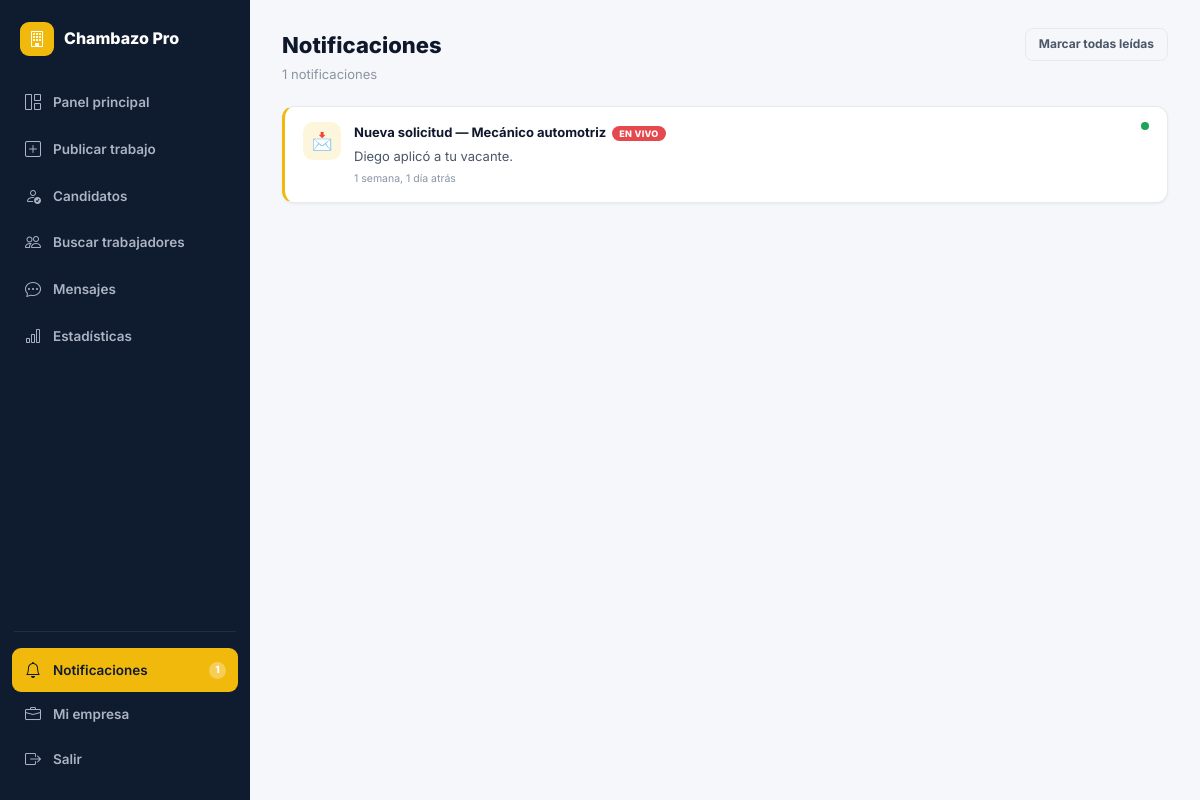
The app's page /notificaciones/ (signed in) with its own data.
### core/models.py (models this page shows, shortened)
class Notificacion(models.Model):
    TIPO_CHOICES = [
        ('solicitud', 'Nueva solicitud'),
        ('estado', 'Cambio de estado'),
        ('contratado', 'Contratado'),
        ('resena', 'Nueva reseña'),
        ('sistema', 'Sistema'),
        ('match', 'Nuevo match'),
    ]
    TIPO_ICONS = {
        'solicitud': '📩', 'estado': '🔄', 'contratado': '🏆',
        'resena': '⭐', 'sistema': '🔔', 'match': '🎯',
    }
    usuario = models.ForeignKey(User, on_delete=models.CASCADE, related_name='notificaciones')
    tipo    = models.CharField(max_length=20, choices=TIPO_CHOICES, default='sistema')
    titulo  = models.CharField(max_length=200)
    mensaje = models.TextField()
    leida   = models.BooleanField(default=False)
    url     = models.CharField(max_length=300, blank=True)
    creado  = models.DateTimeField(auto_now_add=True)
    class Meta:
        ordering = ['-creado']
    @property
    def icono(self):
        return self.TIPO_ICONS.get(self.tipo, '🔔')

### core/views.py (the view)
# urls.py: path('notificaciones/', views.notificaciones, name='notificaciones'),
@login_required
def notificaciones(request):
    if request.GET.get('marcar_todas'):
        Notificacion.objects.filter(usuario=request.user, leida=False).update(leida=True)
        messages.success(request, 'Todas marcadas como leídas.')
    notifs = Notificacion.objects.filter(usuario=request.user)[:40]
    ctx = ctx_base(request)
    ctx.update({'notificaciones': notifs, 'active': 'notif'})
    return render(request, 'core/notificaciones.html', ctx)

### core/views.py (called while the page is built)
def ctx_base(request):
    ctx = {'GOOGLE_MAPS_KEY': settings.GOOGLE_MAPS_API_KEY}
    if request.user.is_authenticated:
        ctx['notif_count'] = Notificacion.objects.filter(usuario=request.user, leida=False).count()
        if request.user.profile.rol == 'trabajador':
            ctx['urgentes_count'] = Trabajo.objects.filter(activo=True, es_urgente=True).count()
            ctx['solicitudes_pend_count'] = Solicitud.objects.filter(
                trabajador=request.user, estado__in=['pendiente', 'en_revision']).count()
    return ctx

### core/templates/core/notificaciones.html (shortened to what this page needs)
{% extends 'core/base.html' %}
{% block body %}
{% if request.user.profile.rol == 'contratista' %}{% include 'core/_sidebar_contratista.html' %}{% else %}{% include 'core/_sidebar_trabajador.html' %}{% endif %}
<div class="page-hd">
  <div><h1>Notificaciones</h1><p>{{ notificaciones|length }} notificaciones</p></div>
  {% if notificaciones %}<a href="?marcar_todas=1" class="btn btn-outline btn-sm">Marcar todas leídas</a>{% endif %}
</div>
{% for n in notificaciones %}
<a href="{% url 'marcar_notif_leida' n.pk %}" style="text-decoration:none;">
  <div class="notif-item {% if n.tipo == 'contratado' or n.tipo == 'match' %}green{% elif n.tipo == 'solicitud' %}yellow{% endif %} {% if n.leida %}read{% endif %}">
    <div class="notif-icon-box {% if n.tipo == 'contratado' %}g{% elif n.tipo == 'solicitud' %}y{% elif n.tipo == 'sistema' %}b{% else %}grey{% endif %}">{{ n.icono }}</div>
    <div style="flex:1;min-width:0;">
      <div class="fw-700 t-sm">{{ n.titulo }}{% if not n.leida and n.tipo == 'solicitud' %}<span class="live-badge">EN VIVO</span>{% endif %}</div>
      <div class="t-sm t-mid mt-4">{{ n.mensaje }}</div>
      <div class="t-xxs t-muted mt-4">{{ n.creado|timesince }} atrás</div>
    </div>
    {% if not n.leida %}<div class="notif-live-dot"></div>{% endif %}
  </div>
</a>
{% empty %}
<div class="empty-state"><div class="empty-icon">🔔</div><div class="empty-title">Sin notificaciones</div><div class="empty-sub">Aquí verás tus alertas</div></div>
{% endfor %}
{% include 'core/_sidebar_close.html' %}
{% endblock %}

### static/css/chambazo.css (style rules this page uses)
:root { --green:#1FA35A; --green-dark:#178449; --green-light:#e7f7ee; --green-glow:rgba(31,163,90,.18); --yellow:#F2B90D; --yellow-dark:#c99a08; --yellow-light:#fdf6dc; --red:#e5484d; --red-light:#fdeceb; --blue:#3b82f6; --blue-light:#e8f0fe; --purple:#8b5cf6; --purple-light:#f1ebfe; --navy:#0f1b2e; --navy-2:#16233a; --navy-3:#1c2c47; --dark:#0f172a; --mid:#4b5768; --muted:#8a94a3; --border:#e6e9ee; --bg:#f5f7fa; --white:#ffffff; --r-sm:8px; --r:12px; --r-lg:16px; --r-xl:22px; --sh:0 1px 3px rgba(15,23,42,.06); --sh-md:0 4px 14px rgba(15,23,42,.08); --sh-lg:0 10px 34px rgba(15,23,42,.12); --sh-xl:0 24px 64px rgba(15,23,42,.18); --font:'Inter',system-ui,sans-serif; --tr:all .18s cubic-bezier(.4,0,.2,1); }
*,*::before,*::after { box-sizing:border-box;margin:0;padding:0 }
html { scroll-behavior:smooth }
body { font-family:var(--font);background:var(--bg);color:var(--dark);line-height:1.55;-webkit-font-smoothing:antialiased }
a { color:inherit;text-decoration:none }
.t-sm { font-size:13px }
.t-xxs { font-size:10.5px }
.fw-700 { font-weight:700 }
.t-muted { color:var(--muted) }
.t-mid { color:var(--mid) }
.page-hd { display:flex;align-items:flex-start;justify-content:space-between;margin-bottom:22px;gap:14px;flex-wrap:wrap }
.page-hd h1 { font-size:22px;font-weight:800;color:var(--dark) }
.page-hd p { font-size:13px;color:var(--muted);margin-top:2px }
.btn { display:inline-flex;align-items:center;justify-content:center;gap:7px;padding:10px 18px;border-radius:10px;font-size:13.5px;font-weight:700;cursor:pointer;border:none;transition:var(--tr);white-space:nowrap }
.btn-outline { background:none;border:1.5px solid var(--border);color:var(--mid) }
.btn-sm { padding:6px 13px;font-size:12px;border-radius:8px }
.notif-item { display:flex;gap:13px;padding:15px 18px;background:#fff;border-radius:var(--r);box-shadow:var(--sh);border:1px solid var(--border);margin-bottom:10px;border-left:3px solid transparent }
.notif-item.yellow { border-left-color:var(--yellow) }
.notif-icon-box { width:38px;height:38px;border-radius:10px;display:flex;align-items:center;justify-content:center;font-size:17px;flex-shrink:0 }
.notif-icon-box.y { background:var(--yellow-light);color:var(--yellow-dark) }
.live-badge { background:var(--red);color:#fff;font-size:9px;font-weight:800;padding:2px 7px;border-radius:99px;margin-left:6px;letter-spacing:.3px }
.notif-live-dot { width:8px;height:8px;border-radius:50%;background:var(--green);flex-shrink:0 }
.mt-4 { margin-top:4px }

### records on screen
Notificacion: icono "📩", titulo "Nueva solicitud — Mecánico automotriz", leida "EN VIVO", mensaje "Diego aplicó a tu vacante.", creado "1 semana, 1 día"

### other values on screen
{{ notif_count }} "1"
{{ notificaciones|length }} "1"
